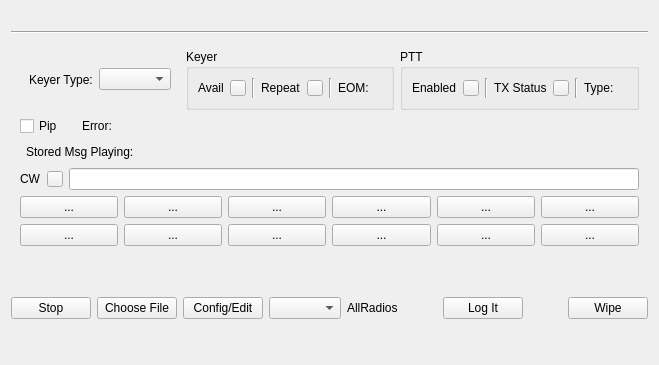
<?xml version="1.0" encoding="UTF-8"?>
<ui version="4.0">
 <class>DMButtonFrame</class>
 <widget class="QFrame" name="DMButtonFrame">
  <property name="geometry">
   <rect>
    <x>0</x>
    <y>0</y>
    <width>619</width>
    <height>365</height>
   </rect>
  </property>
  <property name="windowTitle">
   <string/>
  </property>
  <layout class="QVBoxLayout" name="verticalLayout_3">
   <item>
    <widget class="QLabel" name="nameLabel">
     <property name="text">
      <string/>
     </property>
    </widget>
   </item>
   <item>
    <widget class="Line" name="line">
     <property name="orientation">
      <enum>Qt::Orientation::Horizontal</enum>
     </property>
    </widget>
   </item>
   <item>
    <widget class="QFrame" name="FButtonFrame">
     <layout class="QVBoxLayout" name="verticalLayout">
      <item>
       <layout class="QVBoxLayout" name="verticalLayout_2">
        <item>
         <layout class="QHBoxLayout" name="horizontalLayout_26">
          <item>
           <widget class="QWidget" name="keyerSelectWidget" native="true">
            <layout class="QHBoxLayout" name="horizontalLayout_5">
             <item>
              <layout class="QHBoxLayout" name="horizontalLayout_4">
               <item>
                <widget class="QLabel" name="keyerSelectLabel">
                 <property name="text">
                  <string>Keyer Type:</string>
                 </property>
                </widget>
               </item>
               <item>
                <widget class="QComboBox" name="txKeyerSelect"/>
               </item>
              </layout>
             </item>
            </layout>
           </widget>
          </item>
          <item>
           <widget class="QGroupBox" name="keyerIndicatorGroupBox">
            <property name="title">
             <string>Keyer</string>
            </property>
            <layout class="QVBoxLayout" name="verticalLayout_6">
             <item>
              <layout class="QHBoxLayout" name="horizontalLayout_23">
               <item>
                <widget class="QLabel" name="availLabel">
                 <property name="text">
                  <string>Avail</string>
                 </property>
                </widget>
               </item>
               <item>
                <widget class="QPushButton" name="availIndicator">
                 <property name="sizePolicy">
                  <sizepolicy hsizetype="Fixed" vsizetype="Fixed">
                   <horstretch>0</horstretch>
                   <verstretch>0</verstretch>
                  </sizepolicy>
                 </property>
                 <property name="maximumSize">
                  <size>
                   <width>16</width>
                   <height>16</height>
                  </size>
                 </property>
                 <property name="focusPolicy">
                  <enum>Qt::FocusPolicy::NoFocus</enum>
                 </property>
                 <property name="text">
                  <string/>
                 </property>
                </widget>
               </item>
               <item>
                <widget class="Line" name="vmAvailIndicatorLine">
                 <property name="orientation">
                  <enum>Qt::Orientation::Vertical</enum>
                 </property>
                </widget>
               </item>
               <item>
                <layout class="QHBoxLayout" name="horizontalLayout_24">
                 <item>
                  <widget class="QLabel" name="repeatLabel">
                   <property name="text">
                    <string>Repeat</string>
                   </property>
                  </widget>
                 </item>
                 <item>
                  <widget class="QPushButton" name="repeatIndicator">
                   <property name="sizePolicy">
                    <sizepolicy hsizetype="Fixed" vsizetype="Fixed">
                     <horstretch>0</horstretch>
                     <verstretch>0</verstretch>
                    </sizepolicy>
                   </property>
                   <property name="maximumSize">
                    <size>
                     <width>16</width>
                     <height>16</height>
                    </size>
                   </property>
                   <property name="focusPolicy">
                    <enum>Qt::FocusPolicy::NoFocus</enum>
                   </property>
                   <property name="text">
                    <string/>
                   </property>
                  </widget>
                 </item>
                 <item>
                  <widget class="Line" name="vmRepeatLine">
                   <property name="orientation">
                    <enum>Qt::Orientation::Vertical</enum>
                   </property>
                  </widget>
                 </item>
                 <item>
                  <layout class="QHBoxLayout" name="horizontalLayout_25">
                   <item>
                    <widget class="QLabel" name="eomLabel">
                     <property name="text">
                      <string>EOM:</string>
                     </property>
                    </widget>
                   </item>
                   <item>
                    <widget class="QLabel" name="eomText">
                     <property name="text">
                      <string/>
                     </property>
                    </widget>
                   </item>
                   <item>
                    <spacer name="horizontalSpacer_6">
                     <property name="orientation">
                      <enum>Qt::Orientation::Horizontal</enum>
                     </property>
                     <property name="sizeHint" stdset="0">
                      <size>
                       <width>40</width>
                       <height>20</height>
                      </size>
                     </property>
                    </spacer>
                   </item>
                  </layout>
                 </item>
                </layout>
               </item>
              </layout>
             </item>
            </layout>
           </widget>
          </item>
          <item>
           <widget class="QGroupBox" name="pttIndicatorGroupBox">
            <property name="title">
             <string>PTT</string>
            </property>
            <layout class="QHBoxLayout" name="horizontalLayout_18">
             <item>
              <layout class="QHBoxLayout" name="horizontalLayout_19">
               <item>
                <layout class="QHBoxLayout" name="horizontalLayout_20">
                 <item>
                  <widget class="QLabel" name="pttEnabledLabel">
                   <property name="text">
                    <string>Enabled</string>
                   </property>
                  </widget>
                 </item>
                 <item>
                  <widget class="QPushButton" name="pttEnabledIndicator">
                   <property name="sizePolicy">
                    <sizepolicy hsizetype="Fixed" vsizetype="Fixed">
                     <horstretch>0</horstretch>
                     <verstretch>0</verstretch>
                    </sizepolicy>
                   </property>
                   <property name="maximumSize">
                    <size>
                     <width>16</width>
                     <height>16</height>
                    </size>
                   </property>
                   <property name="focusPolicy">
                    <enum>Qt::FocusPolicy::NoFocus</enum>
                   </property>
                   <property name="text">
                    <string/>
                   </property>
                  </widget>
                 </item>
                </layout>
               </item>
               <item>
                <layout class="QHBoxLayout" name="horizontalLayout_21">
                 <item>
                  <widget class="Line" name="line_3">
                   <property name="orientation">
                    <enum>Qt::Orientation::Vertical</enum>
                   </property>
                  </widget>
                 </item>
                 <item>
                  <widget class="QLabel" name="txStatusLabel">
                   <property name="text">
                    <string>TX Status</string>
                   </property>
                  </widget>
                 </item>
                 <item>
                  <widget class="QPushButton" name="txStatusIndicator">
                   <property name="sizePolicy">
                    <sizepolicy hsizetype="Fixed" vsizetype="Fixed">
                     <horstretch>0</horstretch>
                     <verstretch>0</verstretch>
                    </sizepolicy>
                   </property>
                   <property name="maximumSize">
                    <size>
                     <width>16</width>
                     <height>16</height>
                    </size>
                   </property>
                   <property name="focusPolicy">
                    <enum>Qt::FocusPolicy::NoFocus</enum>
                   </property>
                   <property name="text">
                    <string/>
                   </property>
                  </widget>
                 </item>
                 <item>
                  <layout class="QHBoxLayout" name="horizontalLayout_22">
                   <item>
                    <widget class="Line" name="line_4">
                     <property name="orientation">
                      <enum>Qt::Orientation::Vertical</enum>
                     </property>
                    </widget>
                   </item>
                   <item>
                    <widget class="QLabel" name="pttTypeLabel">
                     <property name="text">
                      <string>Type:</string>
                     </property>
                    </widget>
                   </item>
                   <item>
                    <widget class="QLabel" name="pttTypeText">
                     <property name="text">
                      <string/>
                     </property>
                    </widget>
                   </item>
                  </layout>
                 </item>
                </layout>
               </item>
              </layout>
             </item>
            </layout>
           </widget>
          </item>
          <item>
           <spacer name="horizontalSpacer_7">
            <property name="orientation">
             <enum>Qt::Orientation::Horizontal</enum>
            </property>
            <property name="sizeHint" stdset="0">
             <size>
              <width>40</width>
              <height>20</height>
             </size>
            </property>
           </spacer>
          </item>
         </layout>
        </item>
        <item>
         <layout class="QHBoxLayout" name="horizontalLayout_14">
          <item>
           <widget class="QCheckBox" name="pipCb">
            <property name="text">
             <string>Pip</string>
            </property>
           </widget>
          </item>
          <item>
           <widget class="QLabel" name="noExtKeyerLabel">
            <property name="text">
             <string/>
            </property>
           </widget>
          </item>
          <item>
           <layout class="QHBoxLayout" name="horizontalLayout_15">
            <item>
             <widget class="QLabel" name="errorTitleLabel">
              <property name="text">
               <string>Error:</string>
              </property>
             </widget>
            </item>
            <item>
             <widget class="QLabel" name="errorMessageDisplay">
              <property name="text">
               <string/>
              </property>
             </widget>
            </item>
            <item>
             <spacer name="horizontalSpacer_9">
              <property name="orientation">
               <enum>Qt::Orientation::Horizontal</enum>
              </property>
              <property name="sizeHint" stdset="0">
               <size>
                <width>40</width>
                <height>20</height>
               </size>
              </property>
             </spacer>
            </item>
           </layout>
          </item>
         </layout>
        </item>
        <item>
         <layout class="QHBoxLayout" name="horizontalLayout_16">
          <item>
           <layout class="QHBoxLayout" name="cwSpeedSliderHorizontalLayout">
            <item>
             <widget class="QFrame" name="cwSpeedSliderFrame">
              <property name="frameShape">
               <enum>QFrame::Shape::StyledPanel</enum>
              </property>
              <property name="frameShadow">
               <enum>QFrame::Shadow::Raised</enum>
              </property>
             </widget>
            </item>
           </layout>
          </item>
          <item>
           <layout class="QHBoxLayout" name="horizontalLayout_13">
            <item>
             <widget class="QLabel" name="cwMesssagePlayingLabel">
              <property name="text">
               <string>Stored Msg Playing:</string>
              </property>
             </widget>
            </item>
            <item>
             <widget class="QLabel" name="cwMessagePlayingDisplay">
              <property name="text">
               <string/>
              </property>
             </widget>
            </item>
            <item>
             <spacer name="horizontalSpacer_4">
              <property name="orientation">
               <enum>Qt::Orientation::Horizontal</enum>
              </property>
              <property name="sizeHint" stdset="0">
               <size>
                <width>40</width>
                <height>20</height>
               </size>
              </property>
             </spacer>
            </item>
           </layout>
          </item>
         </layout>
        </item>
        <item>
         <layout class="QHBoxLayout" name="horizontalLayout_27">
          <item>
           <widget class="QLabel" name="cwEntryLabel">
            <property name="text">
             <string>CW</string>
            </property>
           </widget>
          </item>
          <item>
           <widget class="QPushButton" name="cwFreeTextPlayingIndicator">
            <property name="sizePolicy">
             <sizepolicy hsizetype="Fixed" vsizetype="Fixed">
              <horstretch>0</horstretch>
              <verstretch>0</verstretch>
             </sizepolicy>
            </property>
            <property name="maximumSize">
             <size>
              <width>16</width>
              <height>16</height>
             </size>
            </property>
            <property name="focusPolicy">
             <enum>Qt::FocusPolicy::NoFocus</enum>
            </property>
            <property name="text">
             <string/>
            </property>
           </widget>
          </item>
          <item>
           <widget class="QLineEdit" name="cwEntry"/>
          </item>
         </layout>
        </item>
       </layout>
      </item>
      <item>
       <layout class="QHBoxLayout" name="horizontalLayout_2">
        <item>
         <widget class="QPushButton" name="F1Button">
          <property name="text">
           <string>...</string>
          </property>
         </widget>
        </item>
        <item>
         <widget class="QPushButton" name="F2Button">
          <property name="text">
           <string>...</string>
          </property>
         </widget>
        </item>
        <item>
         <widget class="QPushButton" name="F3Button">
          <property name="text">
           <string>...</string>
          </property>
         </widget>
        </item>
        <item>
         <widget class="QPushButton" name="F4Button">
          <property name="text">
           <string>...</string>
          </property>
         </widget>
        </item>
        <item>
         <widget class="QPushButton" name="F5Button">
          <property name="text">
           <string>...</string>
          </property>
         </widget>
        </item>
        <item>
         <widget class="QPushButton" name="F6Button">
          <property name="text">
           <string>...</string>
          </property>
         </widget>
        </item>
       </layout>
      </item>
      <item>
       <layout class="QHBoxLayout" name="horizontalLayout">
        <item>
         <widget class="QPushButton" name="F7Button">
          <property name="text">
           <string>...</string>
          </property>
         </widget>
        </item>
        <item>
         <widget class="QPushButton" name="F8Button">
          <property name="text">
           <string>...</string>
          </property>
         </widget>
        </item>
        <item>
         <widget class="QPushButton" name="F9Button">
          <property name="text">
           <string>...</string>
          </property>
         </widget>
        </item>
        <item>
         <widget class="QPushButton" name="F10Button">
          <property name="text">
           <string>...</string>
          </property>
         </widget>
        </item>
        <item>
         <widget class="QPushButton" name="F11Button">
          <property name="text">
           <string>...</string>
          </property>
         </widget>
        </item>
        <item>
         <widget class="QPushButton" name="F12Button">
          <property name="text">
           <string>...</string>
          </property>
         </widget>
        </item>
       </layout>
      </item>
     </layout>
    </widget>
   </item>
   <item>
    <spacer name="verticalSpacer_2">
     <property name="orientation">
      <enum>Qt::Orientation::Vertical</enum>
     </property>
     <property name="sizeHint" stdset="0">
      <size>
       <width>20</width>
       <height>0</height>
      </size>
     </property>
    </spacer>
   </item>
   <item>
    <layout class="QHBoxLayout" name="horizontalLayout_3">
     <item>
      <widget class="QPushButton" name="stopButton">
       <property name="text">
        <string>Stop</string>
       </property>
      </widget>
     </item>
     <item>
      <widget class="QPushButton" name="chooseButton">
       <property name="text">
        <string>Choose File</string>
       </property>
      </widget>
     </item>
     <item>
      <widget class="QPushButton" name="configEditButton">
       <property name="text">
        <string>Config/Edit</string>
       </property>
      </widget>
     </item>
     <item>
      <widget class="QComboBox" name="fkeysetCombo">
       <property name="sizeAdjustPolicy">
        <enum>QComboBox::SizeAdjustPolicy::AdjustToContents</enum>
       </property>
      </widget>
     </item>
     <item>
      <widget class="QLabel" name="selectedRadioLabel">
       <property name="text">
        <string>AllRadios</string>
       </property>
      </widget>
     </item>
     <item>
      <spacer name="horizontalSpacer_2">
       <property name="orientation">
        <enum>Qt::Orientation::Horizontal</enum>
       </property>
       <property name="sizeHint" stdset="0">
        <size>
         <width>40</width>
         <height>20</height>
        </size>
       </property>
      </spacer>
     </item>
     <item>
      <widget class="QPushButton" name="logitButton">
       <property name="text">
        <string>Log It</string>
       </property>
      </widget>
     </item>
     <item>
      <spacer name="horizontalSpacer">
       <property name="orientation">
        <enum>Qt::Orientation::Horizontal</enum>
       </property>
       <property name="sizeHint" stdset="0">
        <size>
         <width>40</width>
         <height>20</height>
        </size>
       </property>
      </spacer>
     </item>
     <item>
      <widget class="QPushButton" name="wipeButton">
       <property name="text">
        <string>Wipe</string>
       </property>
      </widget>
     </item>
    </layout>
   </item>
   <item>
    <spacer name="verticalSpacer">
     <property name="orientation">
      <enum>Qt::Orientation::Vertical</enum>
     </property>
     <property name="sizeHint" stdset="0">
      <size>
       <width>20</width>
       <height>0</height>
      </size>
     </property>
    </spacer>
   </item>
  </layout>
 </widget>
 <resources/>
 <connections/>
</ui>
